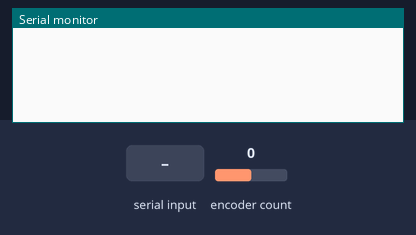
Bench run of a sketch on a simulated Arduino Uno, built with avr-gcc and run on an emulated ATmega328P. Shown: the last lines printed to the serial monitor. Inputs (shaded band) come from the test bench; at power-on: encoder count 0.

Above: at 1.2 s.
1.3 s: "a\n" received over Serial
At 1.8 s:
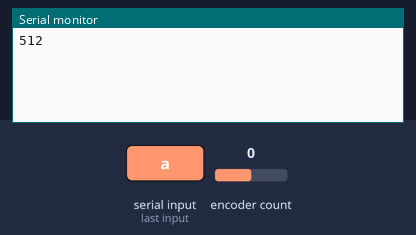
2.8 s: "r\n" received over Serial
At 4.0 s:
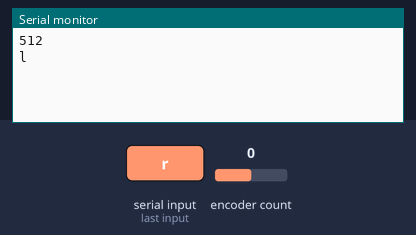
4.3 s: byte 118 ('v') received over Serial
At 5.3 s:
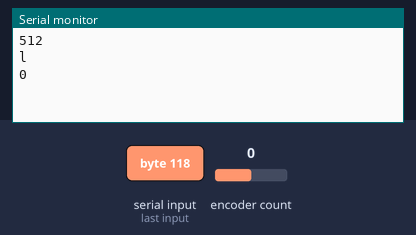

The sketch:

encoder_w_library.ino
```cpp
#include <Encoder.h>

// We communicate with the Arduino at 115200 baud.
#define SERIAL_BAUD 115200

#define FW_VER 1

int count;
Encoder motor1(2, 3);

void setup()
{
    Serial.begin(SERIAL_BAUD);
}

int read_pin()
{
    while (!Serial.available())
        ;
    int pin = Serial.read();
    return (int)(pin - 'a');
}

void command_read()
{
    int pin = read_pin();
    // Read from the expected pin.
    int level = digitalRead(pin);
    // Send back the result indicator.
    if (level == HIGH)
    {
        Serial.write('h');
    }
    else
    {
        Serial.write('l');
    }
}

void command_analog_read()
{
    int pin = read_pin();
    int value = analogRead(pin);
    Serial.print(value);
}

void command_write(int level)
{
    int pin = read_pin();
    digitalWrite(pin, level);
}

void command_mode(int mode)
{
    int pin = read_pin();
    pinMode(pin, mode);
}

void loop()
{
    // Fetch all commands that are in the buffer
    while (Serial.available())
    {
        int selected_command = Serial.read();
        // Do something different based on what we got:
        switch (selected_command)
        {
        case 'a':
            command_analog_read();
            break;
        case 'r':
            command_read();
            break;
        case 'l':
            command_write(LOW);
            break;
        case 'h':
            command_write(HIGH);
            break;
        case 'i':
            command_mode(INPUT);
            break;
        case 'o':
            command_mode(OUTPUT);
            break;
        case 'p':
            command_mode(INPUT_PULLUP);
            break;
        case 'v':
            count = motor1.read();
            Serial.println(count);
            break;
        default:
            // A problem here: we do not know how to handle the command!
            // Just ignore this for now.
            break;
        }
        Serial.print("\n");
    }
}
```

Measured:
- after the input at 1.3 s, the serial monitor: prints a new line at once (image 1)
- after the input at 2.8 s, the serial monitor: prints a new line at once (image 2)
- after the input at 4.3 s, the serial monitor: prints a new line at once (image 3)
